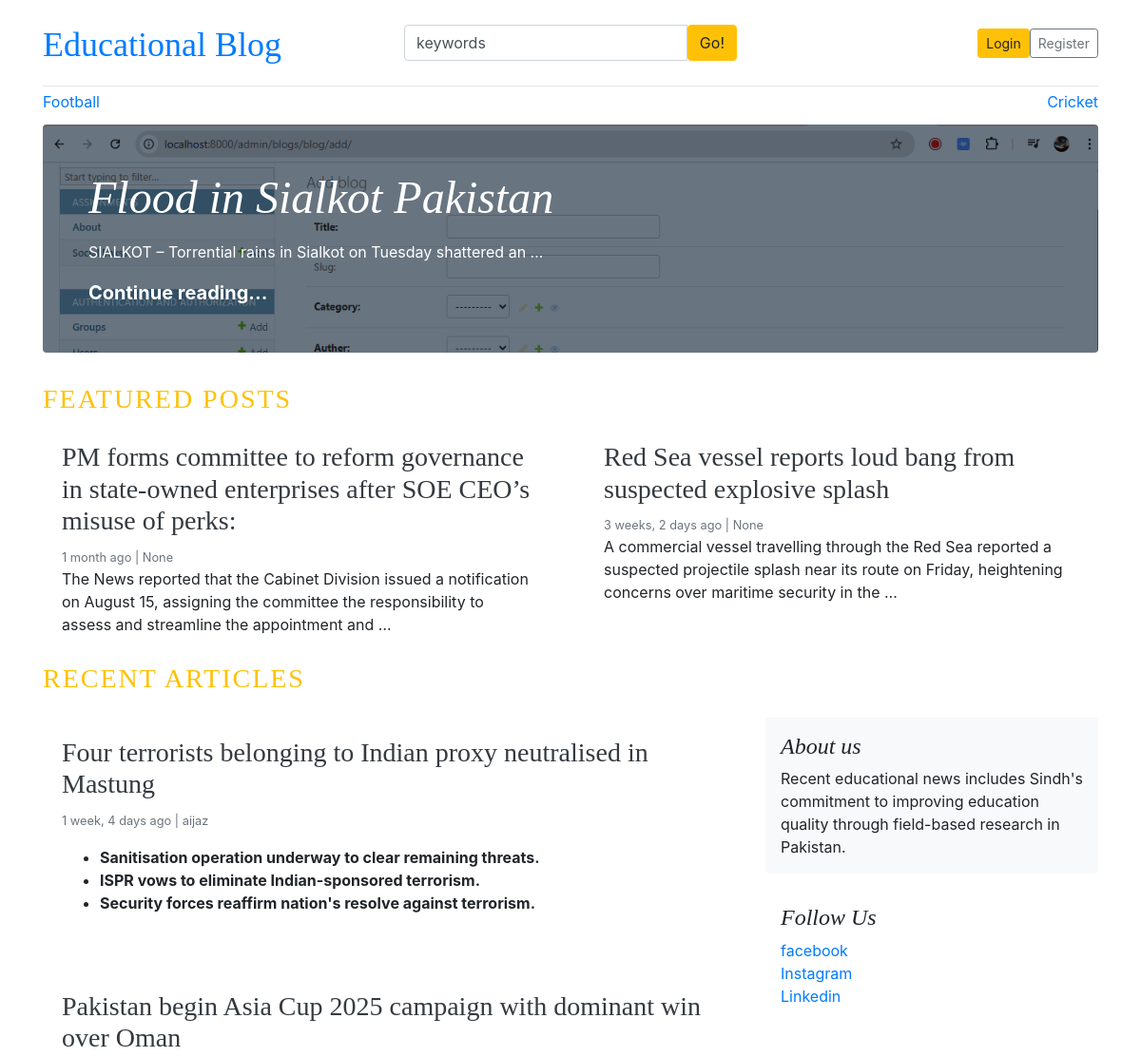
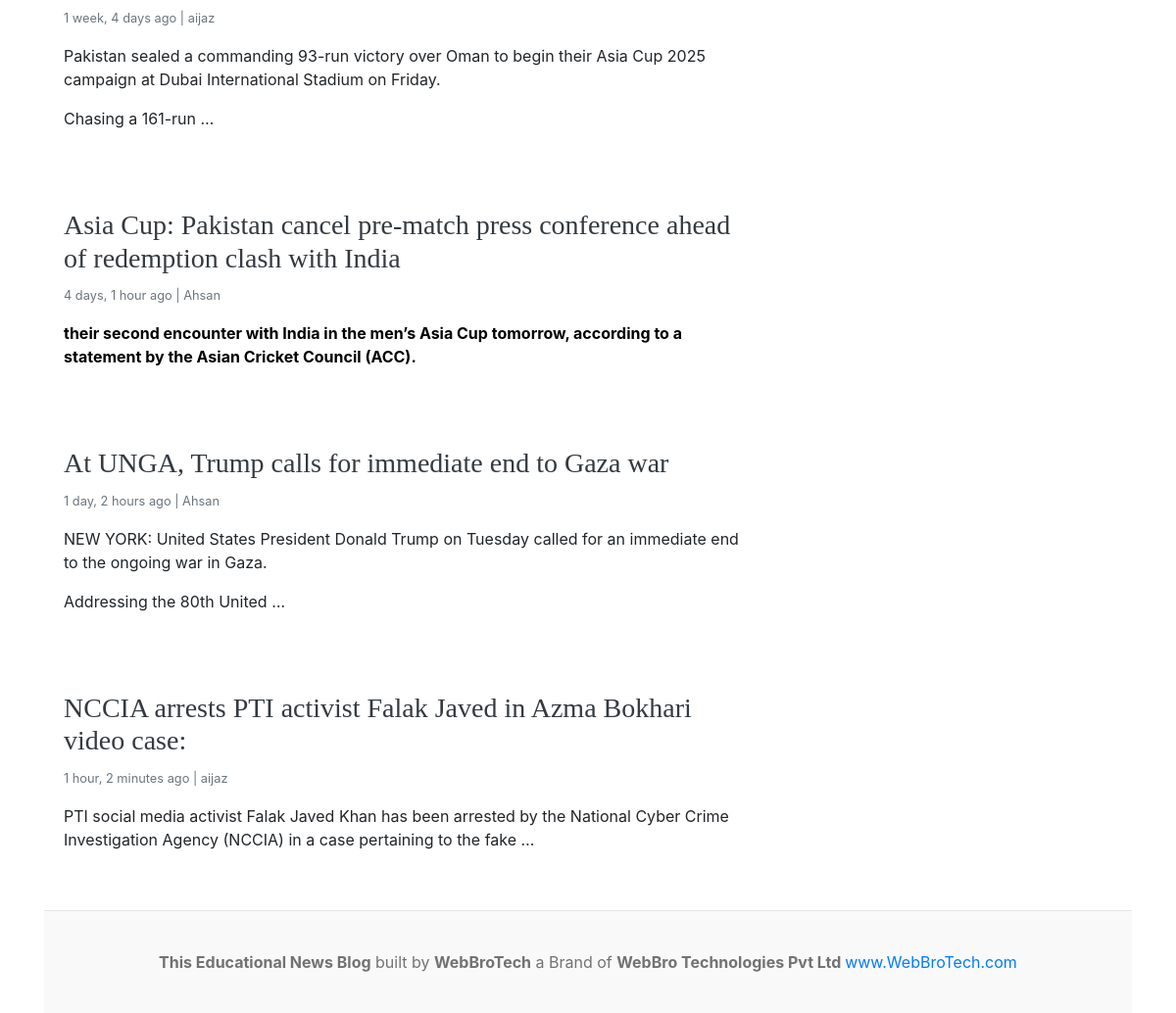
The page / on the database its author committed (2 pictures, top to bottom).
### blogs/models.py (models this page shows, shortened)
class Category(models.Model):
    category_name = models.CharField(max_length=50, unique=True)
    created_at = models.DateTimeField(auto_now_add=True)
    updated_at = models.DateTimeField(auto_now=True)
    class Meta:
        verbose_name_plural = 'Categories'

class Blog(models.Model):
    title = models.CharField(max_length=100)
    slug = models.SlugField(max_length=150, blank=True, unique=True)
    category = models.ForeignKey(Category, on_delete=models.CASCADE)
    auther = models.ForeignKey(User, on_delete=models.CASCADE , null=True)
    featured_image = models.ImageField(upload_to='uploads/%y/%m/%d')
    short_description = HTMLField()
    blog_body = HTMLField()
    status = models.CharField(max_length=20, choices = STATUS_CHOICES, default = "Draft")
    is_featured = models.BooleanField(default=False)
    created_at = models.DateTimeField(auto_now_add=True)
    updated_at = models. DateTimeField(auto_now=True)

### assignments/models.py (models this page shows, shortened)
class About(models.Model):
    about_heading= models.CharField(max_length=25)
    about_description = models.TextField(max_length=250)
    created_at = models.DateTimeField(auto_now_add=True)
    updated_at = models. DateTimeField(auto_now=True)
    class Meta:
        verbose_name_plural = 'About'

class SocialLinks(models.Model):
    platform = models.CharField(max_length=25)
    link = models.URLField(max_length=100)
    created_at = models.DateTimeField(auto_now_add=True)
    updated_at = models. DateTimeField(auto_now=True)

### blog_main/views.py (the view)
# urls.py: 2. Add a URL to urlpatterns:  path('', views.home, name='home')
def home(request):
    featured_posts = Blog.objects.filter(is_featured=True, status='Published').order_by('updated_at')
    posts = Blog.objects.filter(is_featured=False, status='Published')
    try:
        about = About.objects.get()
    except:
        about = None
    context = {
        'featured_posts': featured_posts,
        'posts':posts,
        'about':about,
    }
    return render(request, 'home.html', context)

### blogs/context_processors.py (called while the page is built)
def get_categories(request):
    categories = Category.objects.all()
    return dict(categories=categories)

def get_social_links(request):
    social_links = SocialLinks.objects.all()
    return dict(social_links=social_links)

### templates/home.html
{% extends 'base.html' %}
  {% block content %}
  {% for post in featured_posts %}
  {% if forloop.first %}
  <div class="jumbotron p-3 p-md-5 text-white rounded bg-dark" style="background-image: url({{post.featured_image.url}});background-blend-mode: overlay;background-size:cover;">
    <div class="col-md-8 px-0">
      <h1 class="display-4 font-italic">{{post.title}}</h1>
      <p class="lead my-3">{{post.short_description | truncatewords:10 | safe}}</p>
      <p class="lead mb-0"><a href="{% url 'blogs' post.slug %}" class="text-white font-weight-bold">Continue reading...</a></p>
    </div>
  </div>
  {% endif %}
  {% endfor %}
  <h3 class="text-uppercase text-warning" style="letter-spacing: 2px;">Featured Posts</h3>
  <div class="row mb-2">
    {% for post in featured_posts %}
    {% if not forloop.first %}
    <div class="col-md-6">
        <div class="card border-0" >
        <div class="card-body">
          <h3> <a href="{% url 'blogs' post.slug %}" class="text-dark">{{post.title}}</a></h3>
          <small class="mb-1 text-muted">{{post.created_at | timesince}} ago | {{post.auther}}</small>
          <p class="card-text">{{post.short_description | truncatewords:25|safe }}</p>
        </div>
      </div>
    </div>
    {% endif %}
    {% endfor %}
  </div>
<div class="container p-0">
  <h3 class="text-uppercase text-warning mb-4" style="letter-spacing: 2px;">Recent Articles</h3>
  <div class="row">
    <div class="col-md-8 blog-main">
      {% for post in posts %}
      <div class="card border-0 mb-4">
        <div class="card-body">
          <h3><a href="{% url 'blogs' post.slug %}" class="text-dark">{{post.title}}</a></h3>
          <small class="mb-1 text-muted">{{post.created_at | timesince}} ago | {{post.auther}}</small>
          <p class="card-text">{{post.short_description|truncatewords:25|safe}}</p>
        </div>
      </div>
      {% endfor %}
    </div>
    <aside class="col-md-4 blog-sidebar">
      <div class="p-3 mb-3 bg-light rounded">
        <h4 class="font-italic">{{about.about_heading}}</h4>
        <p class="mb-0">{{about.about_description}}</p>
      </div>
      {% if social_links %}
      <div class="p-3">
        <h4 class="font-italic">Follow Us</h4>
        <ol class="list-unstyled">
          {% for i in social_links %}
          <li><a href="{{i.link}}" target="_blank">{{i.platform}}</a></li>
          {% endfor %}
        </ol>
      </div>
      {% endif %}
    </aside>
  </div>
</div>
{% endblock %}

### templates/base.html (shortened to what this page needs)
{% load static %}
<!DOCTYPE html>
<html lang="en">
<head>
    <link href="https://getbootstrap.com/docs/4.0/dist/css/bootstrap.min.css" rel="stylesheet">
    <link href="{% static 'css/blog.css' %}" rel="stylesheet">
    <link rel="stylesheet" href="https://cdnjs.cloudflare.com/ajax/libs/font-awesome/4.7.0/css/font-awesome.min.css">
  </head>
<body>
    <div class="container">
      <header class="blog-header py-3">
        <div class="row flex-nowrap justify-content-between align-items-center">
          <div class="col-4 pt-1">
            <a class="blog-header-logo text-Blue font-size-h2" href="/">Educational Blog</a>
          </div>
          <div class="col-4">
            <form action=" {% url 'search'%}" method="GET">
              <div class="input-group">
                <input class="form-control" type="text" value="keywords" name="keyword" placeholder="Enter search term..." aria-label="Enter search term..." aria-describedby="button-search" />
                <button type = "submit" class="btn btn-warning" id="button-search" type="button">Go!</button>
            </div>
            </form>
          </div>
          <div class="col-4 d-flex justify-content-end align-items-center">
            {% if not user.is_authenticated %}
            <a class="btn btn-sm btn-warning" href="{% url 'login' %}">Login</a>
            <a class="btn btn-sm btn-outline-secondary" href="{% url 'register' %}">Register</a>
            {% else %}
            <span><a href="{% url 'dashboard' %}">Dashboard</a> </span>
            &nbsp; &nbsp;
            <span><a href="{% url 'logout' %}">Logout</a></span>
            {% endif %}
          </div>
        </div>
      </header>
      <div class="nav-scroller py-1 mb-2">
        <nav class="nav d-flex justify-content-between">
          {% for cat in categories %}
          <a class= text-font-weight-bold class="p-2 text-muted" href="{% url 'posts_by_category' cat.id %}">{{cat.category_name}}</a>
          {% endfor %}
        </nav>
      </div>
{% block content %}
{% endblock %}
<footer class="blog-footer">
    <p class="text-center"><b>This Educational News Blog</b> built by <b>WebBroTech</b> a Brand of <b>WebBro Technologies Pvt Ltd </b><a href="https://www.youtube.com/@WebBroTech">www.WebBroTech.com</a></p>
  </footer>
  </body>
  </html>

### static/css/blog.css (style rules this page uses)
.blog-header { border-bottom: 1px solid #e5e5e5; }
.blog-header-logo { font-family: "Playfair Display", Georgia, "Times New Roman", serif; font-size: 2.25rem; }
h1, h2, h3, h4, h5, h6 { font-family: "Playfair Display", Georgia, "Times New Roman", serif; }
.display-4 { font-size: 2.5rem; }
@media (min-width: 768px) { .display-4 { font-size: 3rem; } }
.blog-footer { padding: 2.5rem 0; color: #727272; text-align: center; background-color: #f9f9f9; border-top: .05rem solid #e5e5e5; }
.blog-footer p:last-child { margin-bottom: 0; }

### rows shown on the page
Category: category_name "Football"
Category: category_name "Cricket"
Blog: featured_image (picture), title "Flood in Sialkot Pakistan", short_description "SIALKOT – Torrential rains in Sialkot on Tuesday shattered an …"
Blog: title "PM forms committee to reform governance in state-owned enterprises after SOE CEO’s misuse of perks:", created_at "1 month", auther "None", short_description "The News reported that the Cabinet Division issued a notification on August 15, assigning the committee the responsibility to assess and streamline the appointment and …"
Blog: title "Red Sea vessel reports loud bang from suspected explosive splash", created_at "3 weeks, 2 days", auther "None", short_description "A commercial vessel travelling through the Red Sea reported a suspected projectile splash near its route on Friday, heightening concerns over maritime security in the …"
Blog: title "Four terrorists belonging to Indian proxy neutralised in Mastung", created_at "1 week, 4 days", auther "aijaz", short_description "Sanitisation operation underway to clear remaining threats. ISPR vows to eliminate Indian-sponsored terrorism. Security forces reaffirm nation's resolve against terrorism."
Blog: title "Pakistan begin Asia Cup 2025 campaign with dominant win over Oman", created_at "1 week, 4 days", auther "aijaz", short_description "Pakistan sealed a commanding 93-run victory over Oman to begin their Asia Cup 2025 campaign at Dubai International Stadium on Friday. Chasing a 161-run …"
Blog: title "Asia Cup: Pakistan cancel pre-match press conference ahead of redemption clash with India", created_at "4 days, 1 hour", auther "Ahsan", short_description "their second encounter with India in the men’s Asia Cup tomorrow, according to a statement by the Asian Cricket Council (ACC)."
Blog: title "At UNGA, Trump calls for immediate end to Gaza war", created_at "1 day, 2 hours", auther "Ahsan", short_description "NEW YORK: United States President Donald Trump on Tuesday called for an immediate end to the ongoing war in Gaza. Addressing the 80th United …"
Blog: title "NCCIA arrests PTI activist Falak Javed in Azma Bokhari video case:", created_at "1 hour, 2 minutes", auther "aijaz", short_description "PTI social media activist Falak Javed Khan has been arrested by the National Cyber Crime Investigation Agency (NCCIA) in a case pertaining to the fake …"
About: about_heading "About us", about_description "Recent educational news includes Sindh's commitment to improving education quality through field-based research in Pakistan."
SocialLinks: platform "facebook"
SocialLinks: platform "Instagram"
SocialLinks: platform "Linkedin"
